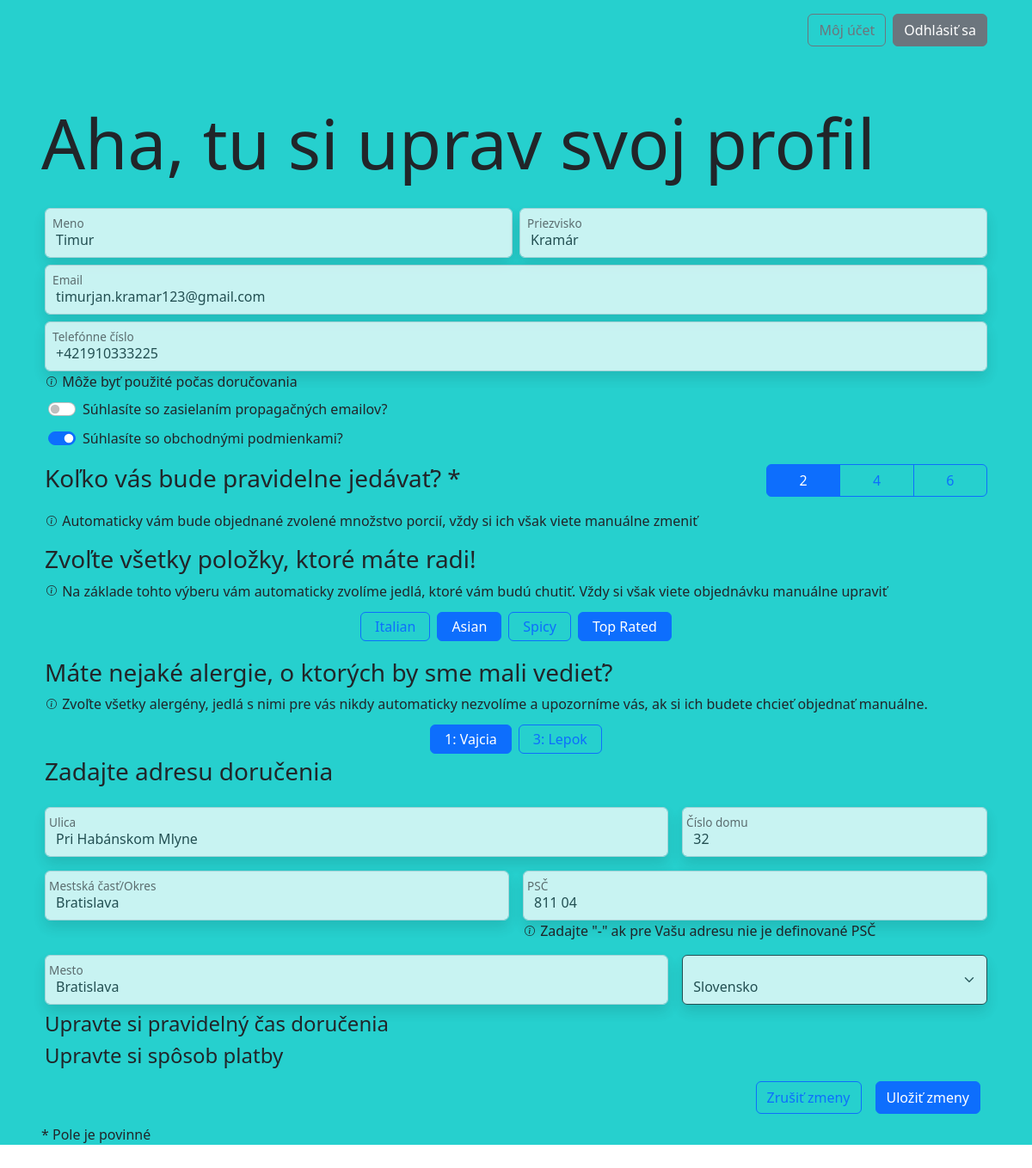
Screenshot of /my_account (signed in) with the database file from the repository.
### home/models.py (models this page shows)
class UserProfile(models.Model):
    user_name = models.OneToOneField(User, related_name='profile', on_delete=models.DO_NOTHING)
    email = models.EmailField(max_length=254,blank=False)
    phone = models.CharField(max_length=20,blank=False)
    food_preferences = models.ManyToManyField(
        'recepty.FoodAttribute',
        related_name="users",
        blank=True
    )
    alergies = models.ManyToManyField(
        'recepty.Alergen',
        related_name="users",
        blank=True
    )
    portions_options = [(2, "2"), (4, "4"), (6, "6")]
    num_portions = models.IntegerField(default=2, choices=portions_options, blank=False)
    street = models.CharField(max_length=150,blank=True)
    house_no = models.CharField(max_length=8, blank=False)
    district = models.CharField(max_length=50,blank=False)
    city = models.CharField(max_length=100,blank=False)
    postal = models.CharField(max_length=6,blank=False)
    country = models.CharField(max_length=16, blank=False)
    newsletter = models.BooleanField(default=False)
    terms_conditions = models.BooleanField(default=False)

### recepty/models.py (models this page shows)
class FoodAttribute(models.Model):
    attr = models.CharField(max_length=255)
    def __str__(self):
        return self.attr

### home/views.py (the view)
# urls.py: path("my_account", views.my_account_view, name="my_account"),
@login_required
def my_account_view(request):
    if request.method == "POST":
        form = EditProfile(request.POST)
        if form.is_valid():
            return HttpResponseRedirect(reverse('home:home'))
        else:
            pass
    context = {
        "form": EditProfile(
            initial={
                'firstname': request.user.first_name,
                'lastname': request.user.last_name,
                'email': request.user.email,
                'phone': request.user.profile.phone,
                'newsletter': request.user.profile.newsletter,
                'terms_conditions': request.user.profile.terms_conditions,
                'food_attributes': request.user.profile.food_preferences.all(),
                'alergies': request.user.profile.alergies.all(),
                'street': request.user.profile.street,
                'house_no': request.user.profile.house_no,
                'district': request.user.profile.district,
                'city': request.user.profile.city,
                'postal': request.user.profile.postal,
                'country': request.user.profile.country,
            }
        )
    }
    return render(request,"home/my_account.html",context)

### home/forms.py
class EditProfile(SignupForm):
    def __init__(self,*args, **kwargs):
        super().__init__(*args, **kwargs)
        self.helper = FormHelper(self)
        self.helper.form_action = reverse('home:my_account')
        self.helper.form_id = 'LoginForm'
        self.helper.form_class = 'needs-validation'
        self.helper.attrs = {'novalidate':''}
        self.fields.pop('password1')
        self.fields.pop('password2')

### home/models.py (called while the page is built)
    def get_user(self, user_id):
        try:
            user = UserModel.objects.get(pk=user_id)
        except UserModel.DoesNotExist:
            return None
        return user if self.user_can_authenticate(user) else None

### recepty/models.py (called while the page is built)
    def __str__(self):
        return f"{self.code}: {self.title}"

### home/templates/home/my_account.html (shortened to what this page needs)
{% extends "base.html" %}
{% load crispy_forms_tags %}
{% load static %}
{% block my_account %}
<div class="m-5">
    <h1 class="my-account">Aha, tu si uprav svoj profil</h1>
    <form class="frm p-1 needs-validation" id="MyAccount" novalidate action="{% url 'home:my_account' %}" method="post">
        <div class="row g-2 my-2">
            <div class="col-sm-6 form-floating">
                {{ form.firstname }}
                <label for="{{ form.firstname.id_for_label }}">
                </label>
            </div>
            <div class="col-sm-6 form-floating">
                {{ form.lastname }}
                <label for="{{ form.lastname.id_for_label }}">
                </label>
            </div>
            <div class="col-12 form-floating">
                {{ form.email }}
                <label for="{{ form.email.id_for_label }}">
                </label>
            </div>
            <div class="col-12 form-floating">
                {{ form.phone }}
                <label for="{{ form.phone.id_for_label }}">
                </label>
                <p class="my-0">
                    {{ form.phone.help_text }}
                </p>
            </div>
            <div class="col-12 form-check form-switch mx-2">
                {{ form.newsletter }}
                <label for="{{ form.newsletter.id_for_label }}" class="form-check-label">
                    {{ form.newsletter.label }}
                </label>
            </div>
            <div class="col-12 form-check form-switch mx-2">
                {{ form.terms_conditions }}
                <label for="{{ form.terms_conditions.id_for_label }}" class="form-check-label">
                    {{ form.terms_conditions.label }}
                </label>
            </div>
        </div>
        <div class="row mb-2">
            <h3 class="col-9 my-2">
                Koľko vás bude pravidelne jedávať? *
            </h3>
            <div class="btn-group col-3 my-2" role="group" aria-label="radio toggle">
                {% for attr in form.num_portions %}
                    <label class="btn btn-outline-primary" for="{{ attr.id_for_label }}">
                        {{ attr.choice_label }}
                    </label>
                {% endfor %}
            </div>
        </div>
        <p class="fw-lighter mb-2">
            Automaticky vám bude objednané zvolené množstvo porcií, vždy si ich však viete manuálne zmeniť
        </p>
        <h3 class="mt-3">
            Zvoľte všetky položky, ktoré máte radi!
        </h3>
        <p class="fw-lighter mb-2 ">
            Na základe tohto výberu vám automaticky zvolíme jedlá, ktoré vám budú chutiť.
            Vždy si však viete objednávku manuálne upraviť
        </p>
        <div class="d-flex flex-wrap justify-content-center">
            {% for attr in form.food_attributes %}
                <div>
                    <label class="{{ form.fields.food_attributes.label_classes }}" for="{{ attr.id_for_label }}">
                        {{ attr.choice_label }}
                    </label>
                </div>
            {% endfor %}
        </div>
        <h3 class="mt-3">
            Máte nejaké alergie, o ktorých by sme mali vedieť?
        </h3>
        <p class="fw-lighter mb-2">
            Zvoľte všetky alergény, jedlá s nimi pre vás nikdy automaticky nezvolíme a upozorníme vás,
            ak si ich budete chcieť objednať manuálne.
        </p>
        <div class="d-flex flex-wrap justify-content-center">
            {% for attr in form.alergies %}
                <label class="{{ form.fields.food_attributes.label_classes }}" for="{{ attr.id_for_label }}">
                    {{ attr.choice_label }}
                </label>
            {% endfor %}
        </div>
        <h3>Zadajte adresu doručenia</h3>
        <div class="row g-3 my-2">
            <div class="col-sm-8 form-floating">
                {{ form.street }}
                <label for="{{ form.street.id_for_label }}">
                </label>
            </div>
            <div class="col-sm-4 form-floating">
                {{ form.house_no }}
                <label for="{{ form.house_no.id_for_label }}">
                </label>
            </div>
            <div class="col-sm-6 form-floating">
                {{ form.district }}
                <label for="{{ form.district.id_for_label }}">
                </label>
            </div>
            <div class="col-sm-6 form-floating">
                {{ form.postal }}
                <label for="{{ form.postal.id_for_label }}">
                </label>
                <p class="my-0">
                    {{ form.postal.help_text }}
                </p>
            </div>
            <div class="col-sm-8 form-floating">
                {{ form.city }}
                <label for="{{ form.city.id_for_label }}">
                </label>
            </div>
            <div class="col-sm-4 form-floating">
                {{ form.country }}
            </div>
        </div>
        <h4>Upravte si pravidelný čas doručenia</h4>
        <h4>Upravte si spôsob platby</h4>
        <div class="d-flex justify-content-end mt-3 g-3">
            <a class="btn btn-outline-primary mx-2" role="button" href="{% url 'home:my_account' %}">
                Zrušiť zmeny
            </a>
            <button type="submit" class="btn btn-primary mx-2" id="submit">
                Uložiť zmeny
            </button>
        </div>
    </form>
    <p class="mt-2">* Pole je povinné</p>
</div>
{% endblock %}

### templates/base.html (shortened to what this page needs)
{% load static %}
<!DOCTYPE html>
<html lang="sk">
<head>
    <link href="{% static 'style.css' %}" rel="stylesheet">
</head>
<body class="home">
    {% load crispy_forms_tags %}
<section class="landing-view w-100">
    <nav class="navbar navbar-expand py-3 sticky-top">
        <div class="container-fluid px-5">
            <div class="collapse navbar-collapse" id="navmenu">
                <ul class="navbar-nav ms-auto">
                    {% if request.user.is_authenticated %}
                    <li class="nav-item mx-1">
                        <a class="btn btn-outline-secondary" role="button" href="{% url 'home:my_account' %}">Môj účet</a>
                    </li>
                    <li class="nav-item mx-1">
                        <a class="btn btn-secondary" role="button" href="{% url 'home:logout' %}">Odhlásiť sa</a>
                    </li>
                    {% endif %}
                </ul>
            </div>
        </div>
    </nav>
    {% block my_account %}
    {% endblock %}
</section>
</body>
</html>

### rows the page displays
UserProfile: phone "+421910333225", terms_conditions "☑", street "Pri Habánskom Mlyne", house_no "32", district "Bratislava", postal "811 04", city "Bratislava", country "Slovensko"
FoodAttribute: choice_label "Italian"
FoodAttribute: choice_label "Asian"
FoodAttribute: choice_label "Spicy"
FoodAttribute: choice_label "Top Rated"

### other values shown
{{ attr.choice_label }} "2" "4" "6"
{{ attr.choice_label }} "1: Vajcia" "3: Lepok"
